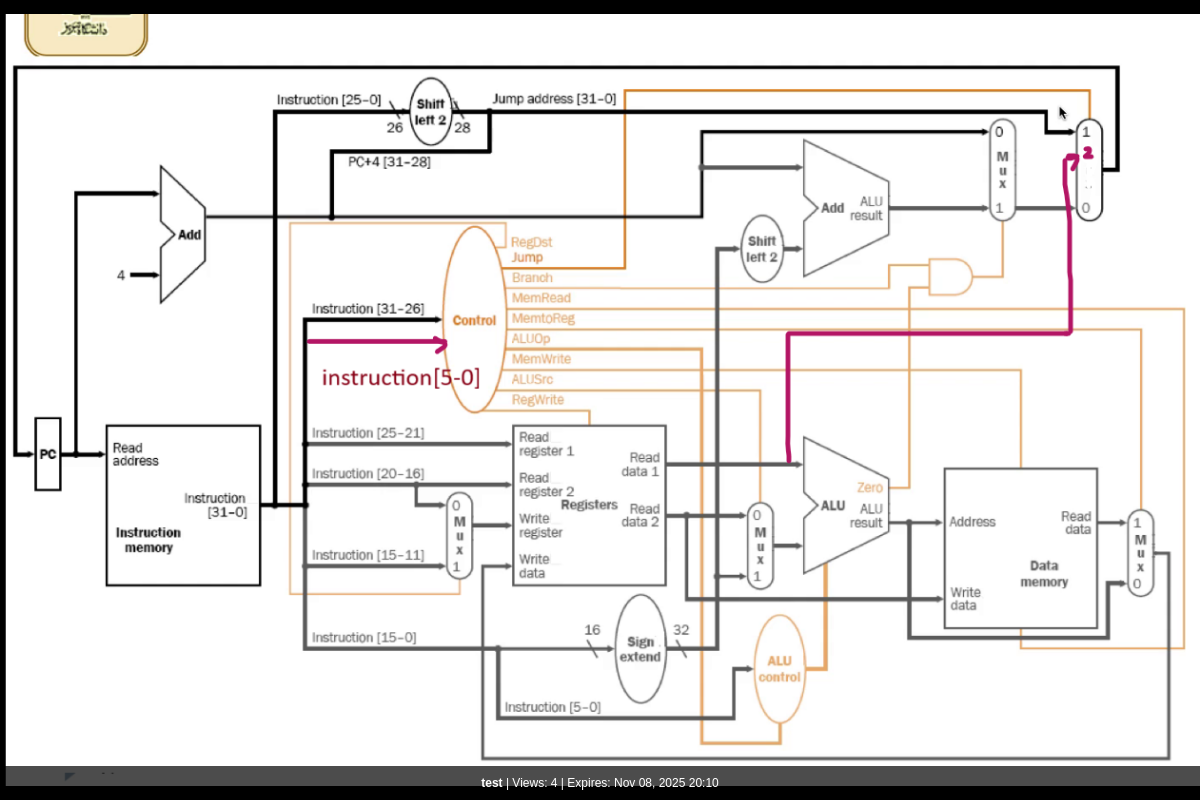
Screenshot of /view/f41fbd24e6/ with the database file from the repository.
### uploads/models.py (models this page shows)
class UploadedFile(models.Model):
    upload_date= models.DateTimeField(auto_now_add=True)
    expire_date= models.DateTimeField(default=default_expire_time)
    file= models.FileField(upload_to=upload_path)
    title= models.CharField(max_length=120)
    share_link = models.CharField(max_length=10, unique=True, blank=True, editable=False)
    views= models.IntegerField(default=0)
    is_public = models.BooleanField(default=True)
    password=models.CharField(max_length=128,null=True,blank=True)
    class Meta:
        ordering=['upload_date']
    def save(self, *args, **kwargs):
        if not self.share_link:
            self.share_link = uuid.uuid4().hex[:10]
        super().save(*args, **kwargs)

### uploads/views.py (the view, shortened to what this page needs)
# urls.py: path('view/<str:link>/', views.view_file, name='view_file'),
def view_file(request, link):
    file=get_object_or_404(UploadedFile, share_link=link)
    if timezone.now()>file.expire_date:
        file.file.delete()
        file.delete()
        raise Http404("this link is expired")
    file.views += 1
    file.save()
    filename = file.file.name.lower()
    file_ext = os.path.splitext(filename)[1]
    if file_ext in ['.jpg', '.jpeg', '.png', '.gif', '.webp']:
        file_type = 'image'
    elif file_ext in ['.mp4', '.webm', '.ogg']:
        file_type = 'video'
    elif file_ext == '.pdf':
        file_type = 'pdf'
    else:
        file_type = 'other'
    context = {
        'obj': file,
        'file_type': file_type
    }
    return render(request, 'file.html', context)

### uploads/templates/file.html (shortened to what this page needs)
<!DOCTYPE html>
<html lang="en">
<head>
</head>
<body>
{% if file_type == 'image' %}
    <img src="{{ obj.file.url }}" class="preview" alt="{{ obj.title }}">
{% elif file_type == 'video' %}
    <video controls class="preview">
        <source src="{{ obj.file.url }}">
        Your browser does not support this video format.
    </video>
{% elif file_type == 'pdf' %}
  <a href="{{ obj.file.url }}" target="_blank">Open PDF</a>
{% else %}
    <iframe src="{{ obj.file.url }}" style="width:100%; height:100%; border:none;"></iframe>
{% endif %}
<div class="info">
    <strong>{{ obj.title|default:"Untitled" }}</strong>
    | Views: {{ obj.views|default:0 }}
    | Expires: {{ obj.expire_date|date:"M d, Y H:i" }}
</div>
</body>
</html>

### uploads/templates/file.html (style rules this page uses)
html, body { margin:0; padding:0; height:100%; overflow:hidden; background:#000; }
.preview { width:100%; height:100vh; object-fit:contain; }
.info { position:fixed; bottom:0; left:0; right:0; background:rgba(0,0,0,0.7); color:#fff; padding:10px; text-align:center; font:12px Arial,sans-serif; }

### rows the page displays
UploadedFile: file (picture), title "test", views "4", expire_date "Nov 08, 2025 20:10"
